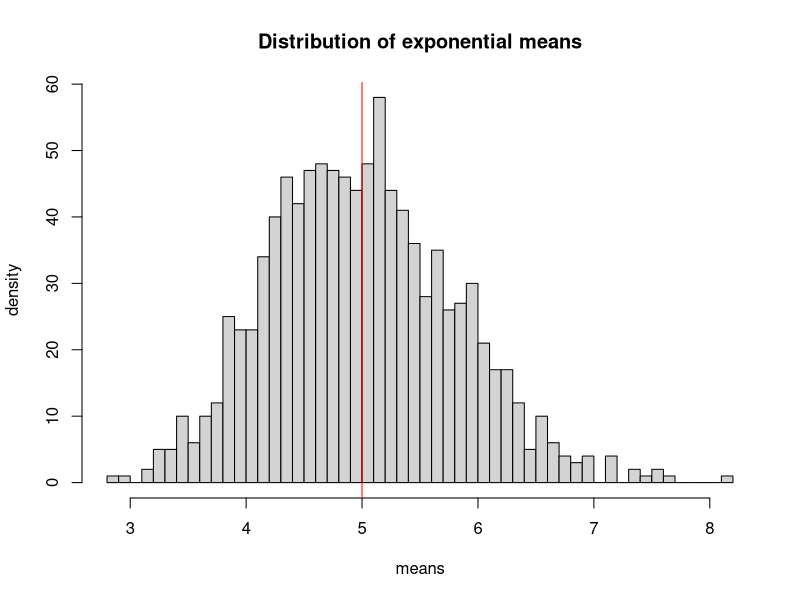
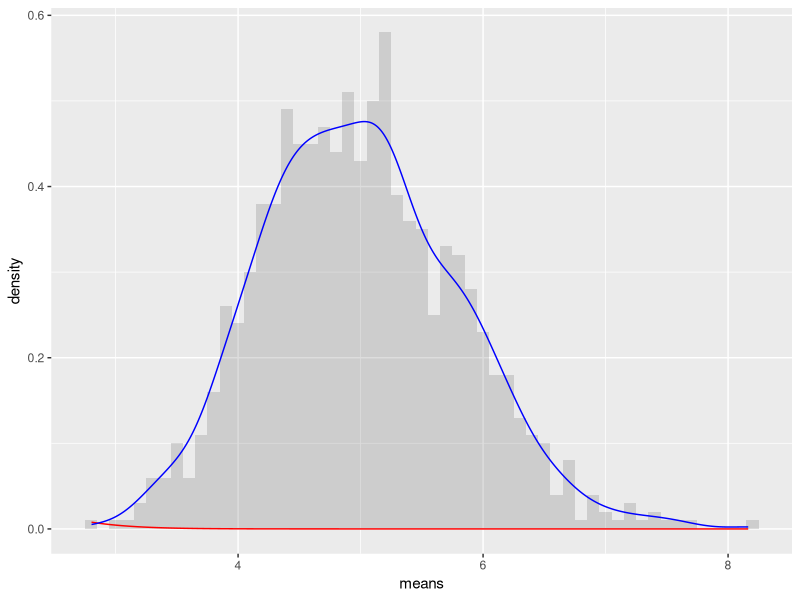

Source code (R) for these figures, in order:
## ---- chunk 1
library(knitr)
library(ggplot2)
## ---- chunk 2
# Setting a seed so that this is reproducible. 
set.seed(234234)

# Setting lamba.
lambda <- 0.2

# Setting number of simulations.
nosim <- 1000

# Number of samples (per assignment)
n <- 40
## ---- chunk 3
exponential_distributions <- matrix(rexp(nosim*n, rate=lambda),nosim,n)
exponential_means <- data.frame(means=apply(exponential_distributions, 1, mean))
## ---- chunk 4
theoretical_mean <- 1/lambda
## ---- chunk 5
sample_mean <- mean(exponential_means$means)
## ---- chunk 6
hist(exponential_means$means, breaks=50,
     main="Distribution of exponential means",
     xlab = "means",
     ylab = "density")
abline(v=theoretical_mean,col="red")
## ---- chunk 7
theoretical_sd <- (1/lambda)/sqrt(n)
theoretical_var <- theoretical_sd^2
## ---- chunk 8
sample_sd <- sd(exponential_means$means)
sample_var <- sample_sd^2
## ---- chunk 9
ggplot(data=exponential_means, aes(x=means)) + 
      geom_histogram(binwidth=0.1,aes(y=..density..),alpha=0.2) +
      stat_function(fun = dnorm, arg=list(mean = theoretical_mean, sd = theoretical_sd)
                    , col = "red") +
      geom_density(col="blue")
